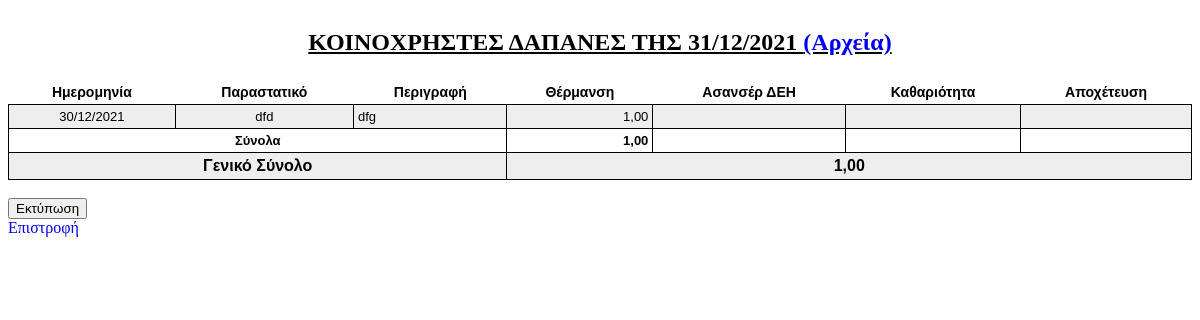
The app's page /110/ with its own data.
### koi/models.py (models this page shows, shortened)
class Koinoxrista(models.Model):
    ekdosi = models.DateField('Ημερομηνία', unique=True)
    diaxeiristis = models.ForeignKey(
        Diaxeiristis, on_delete=models.CASCADE, verbose_name='Διαχειριστής')
    sxolia = models.TextField(verbose_name='Σχόλια')
    url = models.URLField(max_length=200, verbose_name='Αρχεία', default='#')
    published = models.BooleanField(default=False)
    @property
    def ekdosi_gr(self):
        return f'{self.ekdosi.day}/{self.ekdosi.month}/{self.ekdosi.year}'
    class Meta:
        ordering = ['-ekdosi', 'id']
        verbose_name = 'Κοινόχρηστα'
        verbose_name_plural = 'Κοινόχρηστα'

class Category(models.Model):
    category = models.CharField(
        max_length=50, unique=True, verbose_name='Κατηγορία')
    class Meta:
        ordering = ['category']
        verbose_name = 'Κατηγορία'
        verbose_name_plural = 'Κατηγορίες'

class Dapanes(models.Model):
    koinoxrista = models.ForeignKey(
        Koinoxrista, on_delete=models.CASCADE, verbose_name='Κοινοχρηστα')
    category = models.ForeignKey(
        Category, on_delete=models.CASCADE, verbose_name='Κατηγορία')
    par_date = models.DateField('Ημερομηνία παραστατικού')
    par_num = models.CharField(
        max_length=20, verbose_name='Αριθμός παραστατικού')
    par_per = models.CharField(max_length=100, verbose_name='περιγραφη')
    value = models.DecimalField(
        decimal_places=2, max_digits=9, verbose_name='Ποσό')
    class Meta:
        unique_together = ['par_date', 'par_num']
        ordering = ['koinoxrista', 'par_date']
        verbose_name = 'Δαπάνη'
        verbose_name_plural = 'Δαπάνες'

### koi/views.py (the view)
# urls.py: path('<int:koinoxrista_id>/', views.DapanesViewDet, name='dapanes'),
def DapanesViewDet(request, koinoxrista_id):
    Gdat = namedtuple('Gdata', 'value align')
    koin = get_object_or_404(mdl.Koinoxrista, pk=koinoxrista_id)
    categories = mdl.Category.objects.order_by('id')
    dapanes = koin.dapanes_set.all().order_by('par_date')
    ttot = {}
    gtotal = 0
    for cat in categories:
        ttot[cat.category] = 0.0
    tdi = []
    for dap in dapanes:
        ddi = {'t_date': Gdat(grdate(dap.par_date), 'center'),
               't_par': Gdat(dap.par_num, 'center'),
               't_per': Gdat(dap.par_per, 'left')}
        for cat in categories:
            ddi[cat.category] = ''
        ddi[dap.category.category] = Gdat(grnum(dap.value), 'right')
        ttot[dap.category.category] += float(dap.value)
        gtotal += float(dap.value)
        tdi.append(ddi)
    gtotal = grnum(gtotal)
    ttot = {key: grnum(val) for key, val in ttot.items()}
    return render(request,
                  'koi/dapanes.html',
                  {'dapanes': tdi,
                   'total': ttot,
                   'koin': koin,
                   'cats': categories,
                   'gtotal': gtotal,
                   'clen': len(categories)})

### utils/greek_utils.py (called while the page is built)
def grdate(dat):
    return f'{dat.day}/{dat.month}/{dat.year}'

def grnum(num):
    if num == 0:
        return ''
    return f'{num:,.2f}'.replace(',', '|').replace('.', ',').replace('|', '.')

### koi/templates/koi/dapanes.html (shortened to what this page needs)
{% load static %}
<!DOCTYPE html>
<html>
  <head>
    <link rel="stylesheet" type="text/css" href="{% static 'koi/tbllandscape.css' %}">
  </head>
  <body>
    <h1 align="center"><span style="font-size:18pt; text-decoration:underline;"><b>ΚΟΙΝΟΧΡΗΣΤΕΣ ΔΑΠΑΝΕΣ ΤΗΣ
          {{ koin.ekdosi_gr }} {% if koin.url != '#' %}<a class="no-print" href="{{ koin.url }}">(Αρχεία)</a>{% endif %}</b></span></h1>
    <table cellspacing="0">
      <tbody>
        <tr>
          <th align="center">Ημερομηνία</th>
          <th align="center">Παραστατικό</th>
          <th align="center">Περιγραφή</th>
          {% for cat in cats %}
          <th align="center">{{ cat.category }}</th>
          {% endfor %}
        </tr>
        {% for dapani in dapanes %}
        <tr>
          {% for key, val in dapani.items %}
          <td align="{{ val.align }}">{{ val.value }}</td>
          {% endfor %}
        </tr>
        {% endfor %}
        <tr>
          <td colspan=3 align="center"><b>Σύνολα</b></td>
          {% for tot in total.values %}
          <td align="right"><b>{{ tot }}</b></td>
          {% endfor %}
        </tr>
        <tr>
          <td class="gtotal" colspan=3 align="center"><b>Γενικό Σύνολο</b></td>
          <td class="gtotal" colspan={{ clen }} align="center"><b>{{ gtotal }}</b></td>
        </tr>
      </tbody>
    </table>
    <br>
    <button onclick="javascript:window.print()" class="no-print">Εκτύπωση</button>
    <br>
    <a class="no-print" href=" {% url 'koi:index' %}">Επιστροφή</a>
  </body>
</html>

### koi/static/koi/tbllandscape.css (style rules this page uses)
a:link { text-decoration: none; }
table { font-family: arial, sans-serif; border-collapse: collapse; width: 100%; }
td, th { border: 1px solid #000000; padding: 4px; }
th { font-size: 14px; }
td { font-size: 13px; }
tr:nth-child(even) { background-color: #eeeeee; }
.gtotal { font-size: 16px; }
.tableNoOutline td, th { border: 0px solid #000000; padding: 4px; }

### records on screen
Koinoxrista: ekdosi_gr "31/12/2021"
Category: category "Θέρμανση"
Category: category "Ασανσέρ ΔΕΗ"
Category: category "Καθαριότητα"
Category: category "Αποχέτευση"
Dapanes: value "dfd" "dfg"

### other values on screen
{{ val.value }} "30/12/2021" "1,00"
{{ tot }} "1,00"
{{ gtotal }} "1,00"
